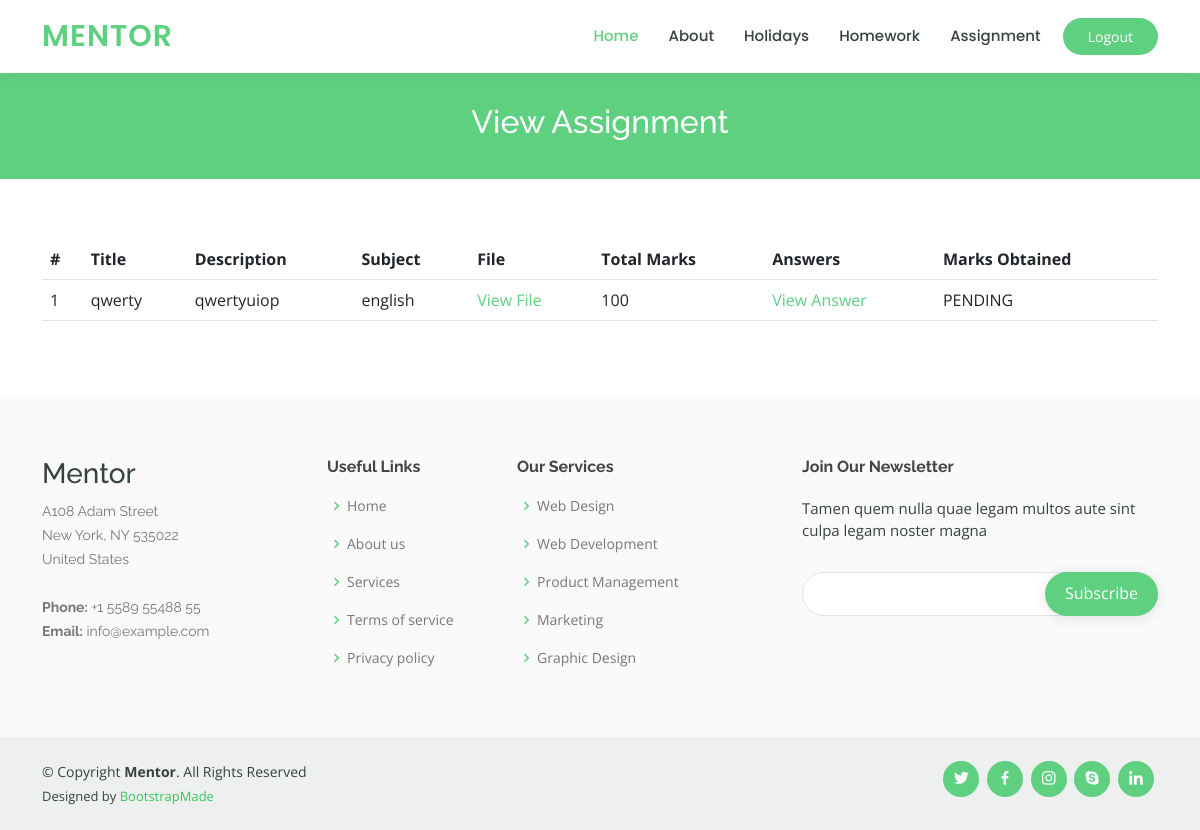
The page /view_assignment.php (signed in) on the database its author committed.
### tables this page shows
CREATE TABLE `assignment` (
  `id` int(30) NOT NULL,
  `title` varchar(30) NOT NULL,
  `description` varchar(30) NOT NULL,
  `class_id` int(30) NOT NULL,
  `subject_id` int(30) NOT NULL,
  `section` varchar(30) NOT NULL,
  `teacher_id` int(30) NOT NULL,
  `file` longtext NOT NULL,
  `marks` double NOT NULL
);

CREATE TABLE `subject` (
  `id` int(50) NOT NULL,
  `class_id` int(11) NOT NULL,
  `name` varchar(50) NOT NULL
);

### view_assignment.php (the view, shortened to what this page needs)
<?php
require "header.php";
?>
<main id="main">
    <div class="breadcrumbs" data-aos="fade-in">
        <div class="container">
            <h2>View Assignment</h2>
        </div>
    </div>
    <section id="about" class="about">
        <div class="container" data-aos="fade-up">
            <div class="row">
                <div class="col-lg-12 order-1 order-lg-2" data-aos="fade-left" data-aos-delay="100">
                    <table class="table">
                        <thead>
                            <tr>
                                <th scope="col">#</th>
                                <th scope="col">Title</th>
                                <th scope="col">Description</th>
                                <th scope="col">Subject</th>
                                <th scope="col">File</th>
                                <th scope="col">Total Marks</th>
                                <th scope="col">Answers</th>
                                <th scope="col">Marks Obtained</th>
                            </tr>
                        </thead>
                        <tbody>
                            <?php
                            include "admin/config.php";
                            $q = "SELECT assignment.*,subject.name as s_name FROM `assignment` LEFT JOIN student ON assignment.class_id=student.class_id AND assignment.section=student.section LEFT JOIN subject on assignment.subject_id=subject.id WHERE student.id='".$_SESSION['user_id']."'";
                            $result = mysqli_query($conn, $q);
                            $i = 1;
                            foreach ($result as $data) {
                            ?>
                                <tr>
                                    <td><?php echo $i; ?></td>
                                    <td><?php echo $data['title']; ?></td>
                                    <td><?php echo $data['description']; ?></td>
                                    <td><?php echo $data['s_name']; ?></td>
                                    <td><a target="_blank" href="../upload/<?php echo $data['file'];?>">View File</a></td>
                                    <td><?php echo $data['marks']; ?></td>
                                    <?php
                                            $s = "SELECT * FROM `answer_assignment` WHERE assignment_id='".$data['id']."' and student_id='".$_SESSION['user_id']."'";
                                            $ress = mysqli_query($conn,$s);
                                            $answer = mysqli_fetch_assoc($ress);
                                            if(mysqli_num_rows($ress) > 0){
                                                ?>
                                                <td><a href="upload/<?php echo $answer['file'];?>" target="_blank">View Answer</a></td>
                                                <td>
                                                    <?php
                                                        if($answer['status'] == 'PENDING'){
                                                            echo "PENDING";
                                                        }else{
                                                            echo $answer['total_marks'];
                                                        }
                                                    ?>
                                                </td>
                                                <?php
                                            }else{
                                                echo "<td colspan='2'><a href='upload_answer.php?id=".$data['id']."' class='btn btn-success w-100'>Upload Answer</a></td>";
                                            }
                                    ?>
                                </tr>
                            <?php
                                $i++;
                            }
                            ?>
                        </tbody>
                    </table>
                </div>
            </div>
        </div>
    </section>
</main>
<?php
require "footer.php";
?>

### assets/css/style.css (style rules this page uses)
body { font-family: "Open Sans", sans-serif; color: #444444; }
a { color: #5fcf80; text-decoration: none; }
h1, h2, h3, h4, h5, h6 { font-family: "Raleway", sans-serif; }
section { padding: 60px 0; overflow: hidden; }
.breadcrumbs { margin-top: 73px; text-align: center; background: #5fcf80; padding: 30px 0; color: #fff; }
.breadcrumbs h2 { font-size: 32px; font-weight: 500; }

### rows shown on the page
assignment: title "qwerty", description "qwertyuiop", subject.name "english", marks "100"
